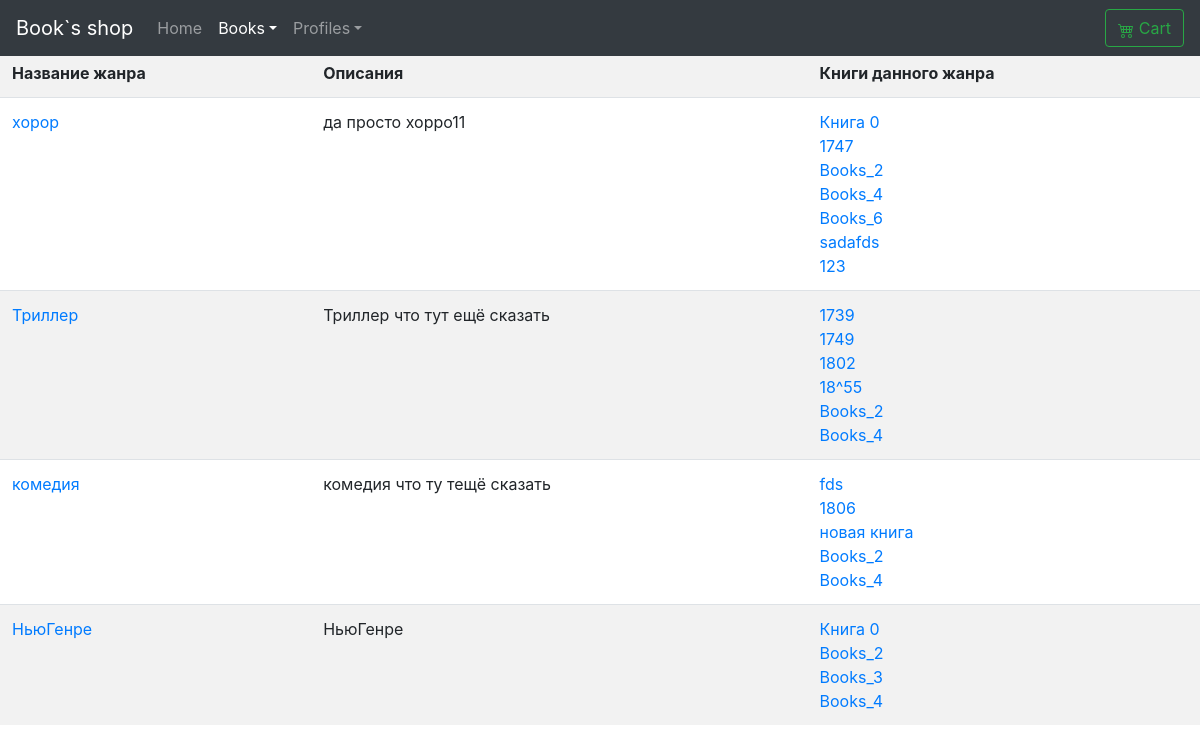
Page /books/genre_list on the earlier database version.
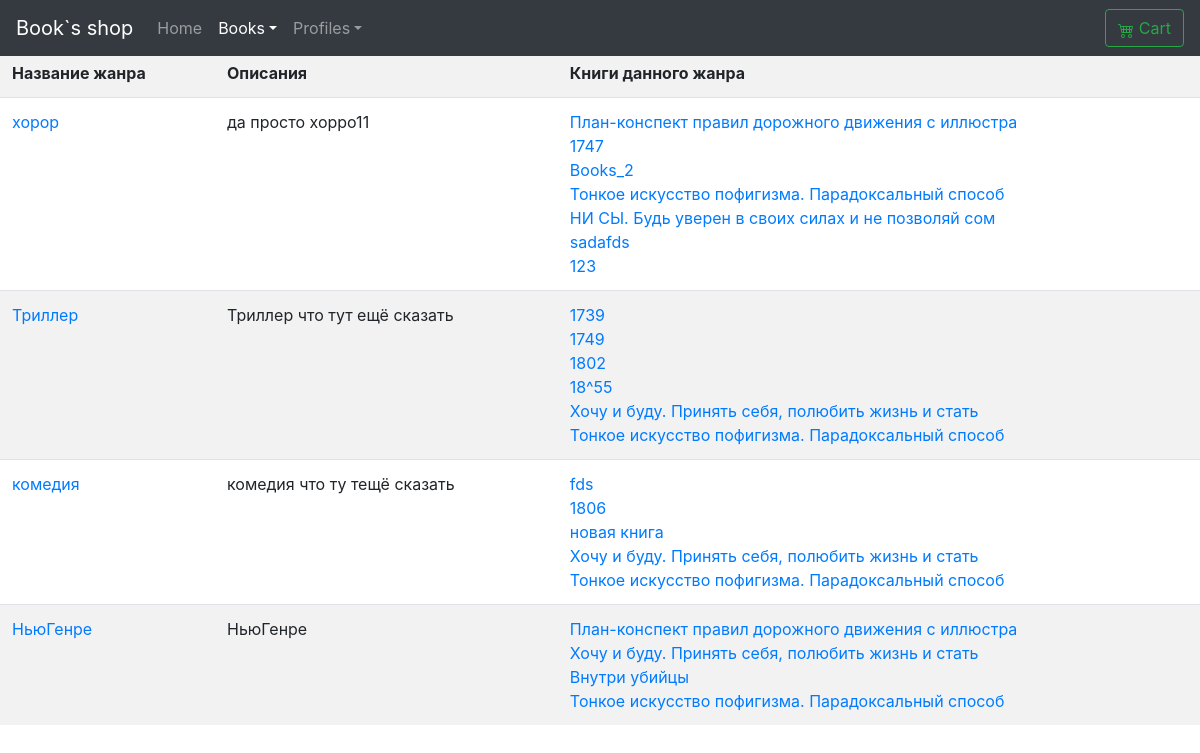
Same page on the later database version.
### books/models.py (models this page shows, shortened)
class Genre(models.Model):
    name = models.CharField(
        verbose_name ="Название Жанра",
        max_length=30
        )
    description = models.TextField(
        verbose_name="Описание Жанра",
        null=True,
        blank=True
    )

class Books(models.Model):
    name=models.CharField(
        verbose_name="Имя книги",
        max_length=100
    )
    description = models.TextField(
        verbose_name='Описание книги',
        null=True,
        blank=True
    )
    picture=models.ImageField(
        verbose_name="Фото обложки",
        upload_to="books-pic",
        null=True,
        blank=True,
        default="books-pic/default.jpg"
    )
    price=models.DecimalField(
        verbose_name="Цена",
        max_digits=5,
        decimal_places=2,
        default=00.00
    )
    author=models.ManyToManyField(
        'Author',
        verbose_name="Автор",
        related_name="books_author"
    )
    series=models.ManyToManyField(
        'Series',
        verbose_name="Серия",
        related_name="series_books",
        null=True,
        blank=True,
    )
    genre=models.ManyToManyField(
        'Genre',
        verbose_name="Жанр",
        related_name="genre_books"
    )
    publishing_year=models.PositiveSmallIntegerField (
        verbose_name="Год издания",
        default=2020
    )
    count_page=models.IntegerField(
        verbose_name="Кол-во страниц",
        default=100
    )
    binging=models.ForeignKey(
        'Binging',
        verbose_name="Переплёт",
        on_delete=models.PROTECT,
        default=1
    )
    format_book=models.CharField(
        verbose_name="Формат",
        default="99x99",
        max_length=15
    )
    isbn=models.CharField(
        verbose_name="ISBN",
        default="999-1-88877-6",
        max_length=15
    )
    weight=models.PositiveSmallIntegerField(
        verbose_name="Вес(гр.)",
        default="100"
    )
    age_limit=models.CharField(
        verbose_name="Ограничение по возрасту",
        default="6+",
        max_length=3
    )
    publisher=models.ManyToManyField(
        'Publisher',
        verbose_name="Издательство",
        related_name="publisher_books"
    )
    count_book=models.IntegerField(
        verbose_name="Ко-во книг в наличии",
        default=10
    )
    availability=models.BooleanField(
        verbose_name="Наличие книги",
        default=True
    )
    rating=models.FloatField(
        verbose_name="Рейтинг",
        validators=[MinValueValidator(0), MaxValueValidator(10)],
        default=9
    )
    create=models.DateField(
        verbose_name="Дата внесения в каталог",
        auto_now=False,
        auto_now_add=True
    )
    update=models.DateField(
        verbose_name="Дата последнего изменения",
        auto_now=True,
        auto_now_add=False
    )
    user=models.ForeignKey(
        User,
        on_delete=models.PROTECT,
        default=2
    )
    def __str__(self):
        return f"{self.name}"

### books/views.py (the view)
# urls.py: path('genre_list', views.GenreList.as_view(),name='genre_list'),
class GenreList(ListView):
    model=Genre
    template_name='genre/g_list.html'

### books/templates/genre/g_list.html (shortened to what this page needs)
{% extends "base.html" %}
{% load crispy_forms_tags %}
{%load my_tags %}
        {% block books_active %}
          <a class="nav-link dropdown-toggle active" href="{% url 'CRUDL_books:list' %}" id="dropdown01" data-toggle="dropdown" aria-haspopup="true" aria-expanded="true">Books</a>
          {% endblock books_active %}
    {% block main %}
        <table class="table table-striped" width="100%" >
                <tr>
                    <th>Название жанра</th><th>Описания</th><th>Книги данного жанра</th>
                </tr>
            {% for genre in object_list %}
                <tr>
                    <td><a href="{% url 'CRUDL_books:genre_detail' genre.pk %}">{{genre.name}}</a> </td>
                    <td>{{genre.description}} </td>
                    <td>
                    {% for books in genre.genre_books.all %}
                        <a href="{% url 'CRUDL_books:detail' books.pk %}">{{books}}</a> <br>
                    {%endfor%}
                    </td>
                </tr>
        {% endfor %}
        </table>
{% endblock main %}

### templates/base.html (shortened to what this page needs)
<!doctype html>
<html lang="en">
  <head> {% block head %}
    {% load static %}
    {% load crispy_forms_tags %}
    <link href="https://getbootstrap.com/docs/4.5/dist/css/bootstrap.min.css" rel="stylesheet">
     <link href="{% static 'css/carousel.css' %}" rel="stylesheet">
</head>{% endblock head %}
<body>
  <header> {% block top_menu %}
    <nav class="navbar navbar-expand-md navbar-dark fixed-top bg-dark">
      <a class="navbar-brand">Book`s shop</a>
    <div class="collapse navbar-collapse" id="navbarCollapse">
      <ul class="navbar-nav mr-auto">
        <a class="nav-link" href="{% url 'home_page' %}">Home <span class="sr-only">(current)</span></a>
        {% block books %}
        <li class="nav-item dropdown">
        {% block books_active %}{% endblock books_active %}
        </li>
        {% endblock books %}
        {% block profiles %}
        <li class="nav-item dropdown">
        {% block profiles_active%}
          <a class="nav-link dropdown-toggle" href="#" id="dropdown01" data-toggle="dropdown" aria-haspopup="true" aria-expanded="true">Profiles</a>
          {% endblock profiles_active %}
        </li>
          {% endblock profiles %}
      </ul>
      <a class="btn btn-outline-success" href="{% url 'cart:my' %}">
      Cart</a>
    </div>
  </nav>
</header> {% endblock top_menu %}
<main role="main">{% block main %}{% endblock main %}
      </body>
</body>
</html>

### test_hello_word/static/css/carousel.css (style rules this page uses)
body { padding-top: 3rem; padding-bottom: 3rem; color: #5a5a5a; }

Differences in the rows shown:
changed Books: name "Книга 0" → "План-конспект правил дорожного движения с иллюстра"
changed Books: name "Books_4" → "Тонкое искусство пофигизма. Парадоксальный способ"
changed Books: name "Books_6" → "НИ СЫ. Будь уверен в своих силах и не позволяй сом"
changed Books: name "Books_2" → "Хочу и буду. Принять себя, полюбить жизнь и стать"
changed Books: name "Books_3" → "Внутри убийцы"
